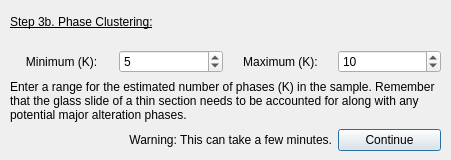
<?xml version="1.0" encoding="UTF-8"?>
<ui version="4.0">
 <class>K_Dialog</class>
 <widget class="QDialog" name="K_Dialog">
  <property name="geometry">
   <rect>
    <x>0</x>
    <y>0</y>
    <width>451</width>
    <height>160</height>
   </rect>
  </property>
  <property name="windowTitle">
   <string>QACD-3b.Pick your K</string>
  </property>
  <property name="windowIcon">
   <iconset resource="ProjectManager.qrc">
    <normaloff>:/main_icon/16x16.png</normaloff>:/main_icon/16x16.png</iconset>
  </property>
  <widget class="QWidget" name="">
   <property name="geometry">
    <rect>
     <x>10</x>
     <y>0</y>
     <width>431</width>
     <height>151</height>
    </rect>
   </property>
   <layout class="QGridLayout" name="gridLayout" columnstretch="1,1,1,1,0">
    <item row="1" column="0">
     <widget class="QLabel" name="label_3">
      <property name="text">
       <string>Minimum (K):</string>
      </property>
      <property name="alignment">
       <set>Qt::AlignCenter</set>
      </property>
     </widget>
    </item>
    <item row="1" column="1">
     <widget class="QSpinBox" name="spinBox">
      <property name="minimum">
       <number>1</number>
      </property>
      <property name="maximum">
       <number>20</number>
      </property>
      <property name="value">
       <number>5</number>
      </property>
     </widget>
    </item>
    <item row="1" column="2">
     <widget class="QLabel" name="label_4">
      <property name="text">
       <string>Maximum (K):</string>
      </property>
      <property name="alignment">
       <set>Qt::AlignCenter</set>
      </property>
     </widget>
    </item>
    <item row="1" column="3" colspan="2">
     <widget class="QSpinBox" name="spinBox_2">
      <property name="minimum">
       <number>1</number>
      </property>
      <property name="maximum">
       <number>20</number>
      </property>
      <property name="value">
       <number>10</number>
      </property>
     </widget>
    </item>
    <item row="2" column="0" colspan="5">
     <widget class="QLabel" name="label">
      <property name="text">
       <string>&lt;html&gt;&lt;head/&gt;&lt;body&gt;&lt;p&gt;Enter a range for the estimated number of phases (K) in the sample. Remember that the glass slide of a thin section needs to be accounted for along with any potential major alteration phases.&lt;/p&gt;&lt;/body&gt;&lt;/html&gt;</string>
      </property>
      <property name="wordWrap">
       <bool>true</bool>
      </property>
     </widget>
    </item>
    <item row="0" column="0" colspan="5">
     <widget class="QLabel" name="label_2">
      <property name="font">
       <font>
        <weight>50</weight>
        <bold>false</bold>
        <underline>true</underline>
       </font>
      </property>
      <property name="text">
       <string>Step 3b. Phase Clustering:</string>
      </property>
     </widget>
    </item>
    <item row="3" column="3" colspan="2">
     <widget class="QPushButton" name="pushButton">
      <property name="text">
       <string>Continue</string>
      </property>
     </widget>
    </item>
    <item row="3" column="0" colspan="3">
     <widget class="QLabel" name="label_5">
      <property name="text">
       <string>Warning: This can take a few minutes.</string>
      </property>
      <property name="alignment">
       <set>Qt::AlignRight|Qt::AlignTrailing|Qt::AlignVCenter</set>
      </property>
      <property name="wordWrap">
       <bool>true</bool>
      </property>
     </widget>
    </item>
   </layout>
  </widget>
 </widget>
 <resources>
  <include location="ProjectManager.qrc"/>
 </resources>
 <connections/>
</ui>
